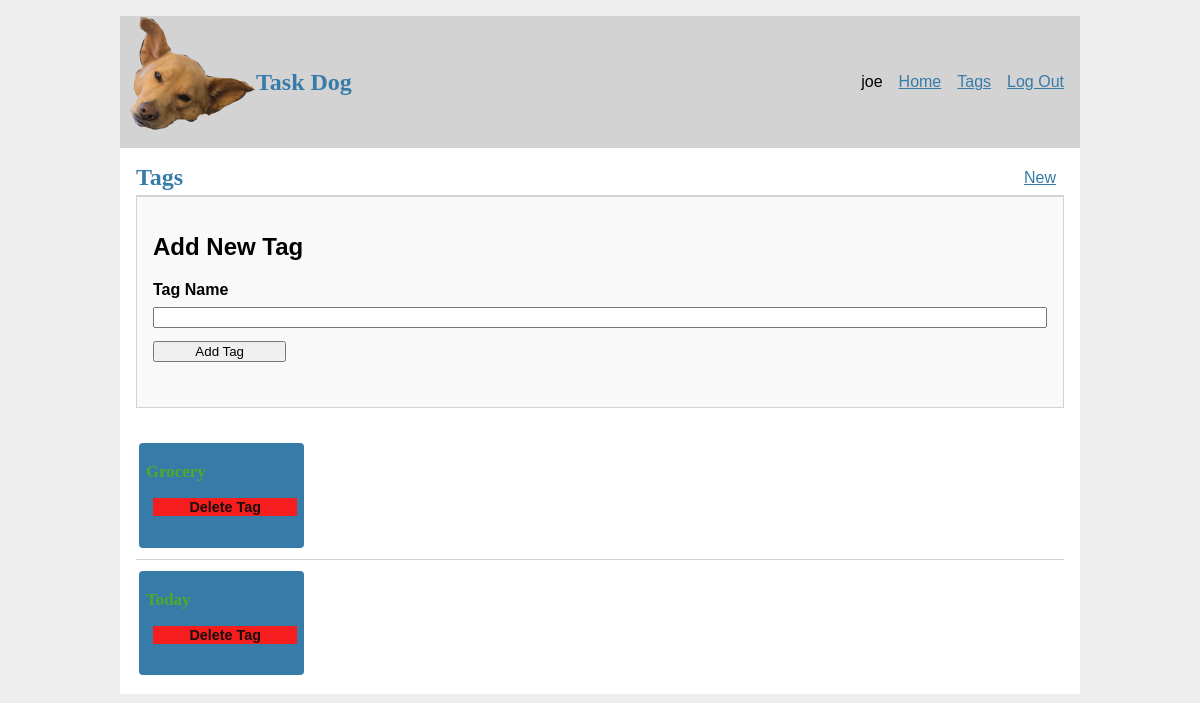
Page /tag/ (signed in) on the committed database.
### tables this page shows
CREATE TABLE user (
    id INTEGER PRIMARY KEY AUTOINCREMENT,
    username TEXT UNIQUE NOT NULL,
    password TEXT NOT NULL
);

CREATE TABLE task_tag (
    id INTEGER PRIMARY KEY AUTOINCREMENT,
    tag_name TEXT UNIQUE NOT NULL
);

### taskr/tag.py (the view)
@bp.route("/tag/")
def index():
    db = get_db()
    tags = list_tags(db)
    return render_template("tag/index.html", tags=tags)

### taskr/auth.py (called while the page is built)
@bp.before_app_request
def load_logged_in_user():
    user_id = session.get("user_id")
    if user_id is None:
        g.user = None
    else:
        g.user = (
            get_db().execute("SELECT * FROM user WHERE id = ?", (user_id,)).fetchone()
        )

### taskr/db.py (called while the page is built)
def get_db():
    if "db" not in g:
        g.db = sqlite3.connect(
            current_app.config["DATABASE"],
            detect_types=sqlite3.PARSE_DECLTYPES,
        )
        g.db.row_factory = sqlite3.Row
    return g.db

### taskr/tag.py (called while the page is built)
def _localize(tag) -> types.Tag:
    return types.Tag(
        tag_id=tag['id'],
        tag_name=tag['tag_name']
    )

def list_tags(db: Connection) -> List[types.Tag]:
    tags = db.execute("SELECT id, tag_name FROM task_tag ORDER BY tag_name").fetchall()
    types_tags = []
    for tag in tags:
        types_tags.append(_localize(tag))
    return tags

### taskr/templates/tag/index.html
{% extends 'base.html' %}
{% block header %}
  <h1>{% block title %}Tags{% endblock %}</h1>
  {% if g.user %}
    <a class="action" href="{{ url_for('tag.create') }}">New</a>
  {% endif %}
{% endblock %}
{% block content %}
  <div class="create_form">
    <h2>Add New Tag</h2>
    <form method="POST" action="{{ url_for('tag.create') }}">
        <label for="tag_name">Tag Name</label>
        <input name="tag_name" id="tag_name" value="{{ request.form['tag_name'] }}" required>
        <input type="submit" value="Add Tag">
    </form>
  </div>
  {%  if tags %}
    {% for tag in tags %}
        <article class="tag">
            <header>
                <div>
                <h1 class="title">{{ tag['tag_name'] }}</h1>
                </div>
                <form action="{{ url_for('tag.delete', id=tag['id']) }}" method="post">
                    <input class="delete_button" type="submit" value="Delete Tag">
                </form>
            </header>
        </article>
        {% if not loop.last %}
        <hr>
        {% endif %}
    {% endfor %}
  {% endif %}
{% endblock %}

### taskr/templates/base.html (shortened to what this page needs)
<!DOCTYPE html>
<link rel="stylesheet" href="{{url_for('static', filename='style.css')}}">
<nav>
  <a href="{{ url_for('index') }}">
    <img src="{{ url_for('static', filename='favicon2.ico') }}" alt=" Dog Logo">
  </a>
  <h1>Task Dog</h1>
  <ul>
    {% if g.user %}
      <li><span>{{ g.user['username'] }}</span>
      <li><a href="{{ url_for('task_list.index') }}">Home</a>
      <li><a href="{{ url_for('tag.index') }}">Tags</a>
      <li><a href="{{ url_for('auth.logout') }}">Log Out</a>
    {% else %}
      <li><a href="{{ url_for('task_list.index') }}">Home</a>
      <li><a href="{{ url_for('auth.register') }}">Register</a>
      <li><a href="{{ url_for('auth.login') }}">Log In</a>
    {% endif %}
  </ul>
</nav>
<section class="content">
    <header>
        {% block header %}{% endblock %}
    </header>
    {% block content %}{% endblock %}
</section>

### taskr/static/style.css (style rules this page uses)
h1 { font-family: serif; color: #377ba8; margin: 1rem 0; }
a { color: #377ba8; }
hr { border: none; border-top: 1px solid lightgray; }
nav { background: lightgray; display: flex; align-items: center; padding: 0 0.5rem; }
nav h1 { flex: auto; margin: 0; }
nav ul { display: flex; list-style: none; margin: 0; padding: 0; }
nav ul li a, nav ul li span, header .action { display: block; padding: 0.5rem; }
.content { padding: 0 1rem 1rem; }
.content > header { border-bottom: 1px solid lightgray; display: flex; align-items: flex-end; }
.content > header h1 { flex: auto; margin: 1rem 0 0.25rem 0; }
.content:last-child { margin-bottom: 0; }
.content form { margin: 1em 0; display: flex; flex-direction: column; }
.content label { font-weight: bold; margin-bottom: 0.5em; }
.content input, .content textarea { margin-bottom: 1em; }
input[type=submit] { align-self: start; min-width: 10em; }
.tag { display: inline-block; background: #377ba8; color: white; padding: 0.2em 0.5em; border-radius: 4px; margin: 0.2em; font-size: 0.9em; }
.tag .title { font-weight: bold; color:#4aae26; }
.tag .delete_button { margin-left: 0.5em; color: #190d0d; font-weight: bold; cursor: pointer; background:rgba(245, 29, 29); border: none; font-size: 1em; }
.create_form { border: 1px solid lightgray; padding: 1rem; margin-bottom: 2rem; background: #f9f9f9; }

### rows in the picture
user: user.username "joe"
task_tag: tag_name "Grocery"
task_tag: tag_name "Today"
